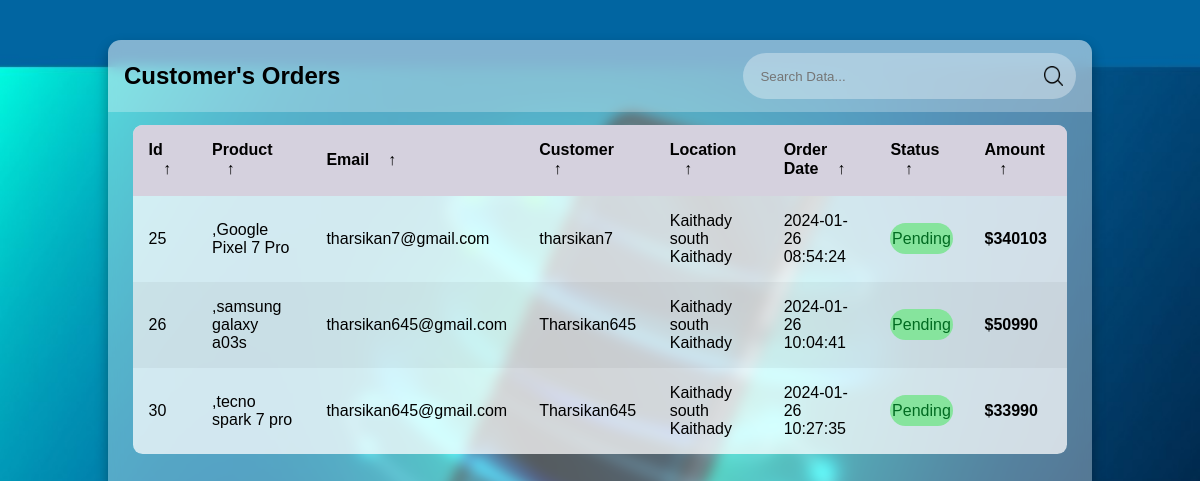
The app's page /order.php with its own data.
### tables this page shows
CREATE TABLE IF NOT EXISTS `orders` (
  `id` int NOT NULL AUTO_INCREMENT,
  `email` varchar(225) NOT NULL,
  `product` varchar(225) NOT NULL,
  `customer` varchar(225) NOT NULL,
  `location` varchar(225) NOT NULL,
  `date` timestamp NOT NULL DEFAULT CURRENT_TIMESTAMP,
  `status` tinyint NOT NULL DEFAULT '0',
  `amount` varchar(225) NOT NULL,
  PRIMARY KEY (`id`)
);

### includes/classes/Database.php (called while the page is built, shortened)
<?php
class Database{
    private $pdo;
    public function __construct(){
        $this->pdo = new PDO("mysql:host=localhost;dbname=abc1", "Tharsikan3", "2000");
        $this->pdo->setAttribute(PDO::ATTR_ERRMODE, PDO::ERRMODE_EXCEPTION);
    }
    public function queryDB($sql, $mode, $values = array())
    {
        $stmt=$this->pdo->prepare($sql);
        $stmt->execute();
        if($mode!=Database::SELECTSINGLE && $mode != Database::SELECTALL && $mode != Database::EXECUTE)
        {
            throw new Exception('Invalid Mode');
        }
        else if($mode == Database::SELECTSINGLE)
        {
            return $stmt->fetch(PDO::FETCH_ASSOC);
        }
        else if ($mode == Database::SELECTALL){
            return $stmt->fetchAll(PDO::FETCH_ASSOC);
        }
    }
}

### includes/classes/BlogReader.php (called while the page is built, shortened)
<?php
class BlogReader{
    protected $db;
    public function __construct(){
        $this->db = new Database();
    }
    public function getOrderFromDB()
    {
         $sql="SELECT * FROM orders";
         $result=$this->db->queryDB($sql,Database::SELECTALL);
         if(count($result)==0)
         {
             return false;
         }
         else
         {
             return $result;
         }
    }
}

### order.php (the view, shortened to what this page needs)
<?php
    include INC_DIR."/classes/Database.php";
?>
<!DOCTYPE html>
<html lang="en">
<head>
    <link rel="stylesheet" type="text/css" href="order.css">
</head>
<body>
    <main class="table" id="customers_table">
        <section class="table__header">
            <h1>Customer's Orders</h1>
            <div class="input-group">
                <input type="search" placeholder="Search Data...">
                <img src="images/search.png" alt="">
            </div>
        </section>
        <section class="table__body">
            <table>
                <thead>
                    <tr>
                        <th> Id <span class="icon-arrow">&UpArrow;</span></th>
                        <th> product <span class="icon-arrow">&UpArrow;</span></th>
                        <th> Email <span class="icon-arrow">&UpArrow;</span></th>
                        <th> Customer <span class="icon-arrow">&UpArrow;</span></th>
                        <th> Location <span class="icon-arrow">&UpArrow;</span></th>
                        <th> Order Date <span class="icon-arrow">&UpArrow;</span></th>
                        <th> Status <span class="icon-arrow">&UpArrow;</span></th>
                        <th> Amount <span class="icon-arrow">&UpArrow;</span></th>
                    </tr>
                </thead>
                <tbody>
                    <?php
                         $reader=new BlogReader();
                         $orders=$reader->getOrderFromDB();
                         if($orders)
                         {
                            foreach($orders as $order)
                            {
                                echo "<tr>
                                <td>". $order['id']." </td>
                                <td>".$order['product']."</td>
                                <td>". $order['email']." </td>
                                <td>".$order['customer']."</td>
                                <td>".$order['location']."</td>
                                <td>".$order['date']."</td>";?>
                                <?php
                                if($order['status']=='0'){
                                    echo"<td>
                                    <p class=\"status delivered\">Pending</p>
                                </td>";
                                }
                                echo"<td> <strong>$".$order['amount']."</strong></td>";
                            }
                         }
                    ?>
                </tbody>
            </table>
        </section>
    </main>
</body>
</html>

### order.css (style rules this page uses)
* { margin: 0; padding: 0; box-sizing: border-box; font-family: sans-serif; }
body { min-height: 100vh; background: url(images/order.png) center / cover; display: flex; justify-content: center; align-items: center; }
main.table { width: 82vw; height: 90vh; background-color: #fff5; backdrop-filter: blur(7px); box-shadow: 0 .4rem .8rem #0005; border-radius: .8rem; overflow: hidden; }
.table__header { width: 100%; height: 10%; background-color: #fff4; padding: .8rem 1rem; display: flex; justify-content: space-between; align-items: center; }
.table__header .input-group { width: 35%; height: 100%; background-color: #fff5; padding: 0 .8rem; border-radius: 2rem; display: flex; justify-content: center; align-items: center; transition: .2s; }
.table__header .input-group img { width: 1.2rem; height: 1.2rem; }
.table__header .input-group input { width: 100%; padding: 0 .5rem 0 .3rem; background-color: transparent; border: none; outline: none; }
.table__body { width: 95%; max-height: calc(89% - 1.6rem); background-color: #fffb; margin: .8rem auto; border-radius: .6rem; overflow: auto; overflow: overlay; }
table { width: 100%; }
table, th, td { border-collapse: collapse; padding: 1rem; text-align: left; }
thead th { position: sticky; top: 0; left: 0; background-color: #d5d1defe; cursor: pointer; text-transform: capitalize; }
tbody tr:nth-child(even) { background-color: #0000000b; }
tbody tr { --delay: .1s; transition: .5s ease-in-out var(--delay), background-color 0s; }
tbody tr td, tbody tr td p, tbody tr td img { transition: .2s ease-in-out; }
.status { padding: .4rem 0; border-radius: 2rem; text-align: center; }
.status.delivered { background-color: #86e49d; color: #006b21; }
thead th span.icon-arrow { display: inline-block; width: 1.3rem; height: 1.3rem; border-radius: 50%; border: 1.4px solid transparent; text-align: center; font-size: 1rem; margin-left: .5rem; transition: .2s ease-in-out; }

### order.php (style rules this page uses)
body { background-image:url(images/bg8.jpg); background-repeat:no-repeat; background-size:cover; min-height:100vh; }

### records on screen
orders: id "25", product ",Google Pixel 7 Pro", email "tharsikan7@gmail.com", customer "tharsikan7", location "Kaithady south Kaithady", date "2024-01-26 08:54:24", status "Pending", amount "340103"
orders: id "26", product ",samsung galaxy a03s", email "tharsikan645@gmail.com", customer "Tharsikan645", location "Kaithady south Kaithady", date "2024-01-26 10:04:41", status "Pending", amount "50990"
orders: id "30", product ",tecno spark 7 pro", email "tharsikan645@gmail.com", customer "Tharsikan645", location "Kaithady south Kaithady", date "2024-01-26 10:27:35", status "Pending", amount "33990"
